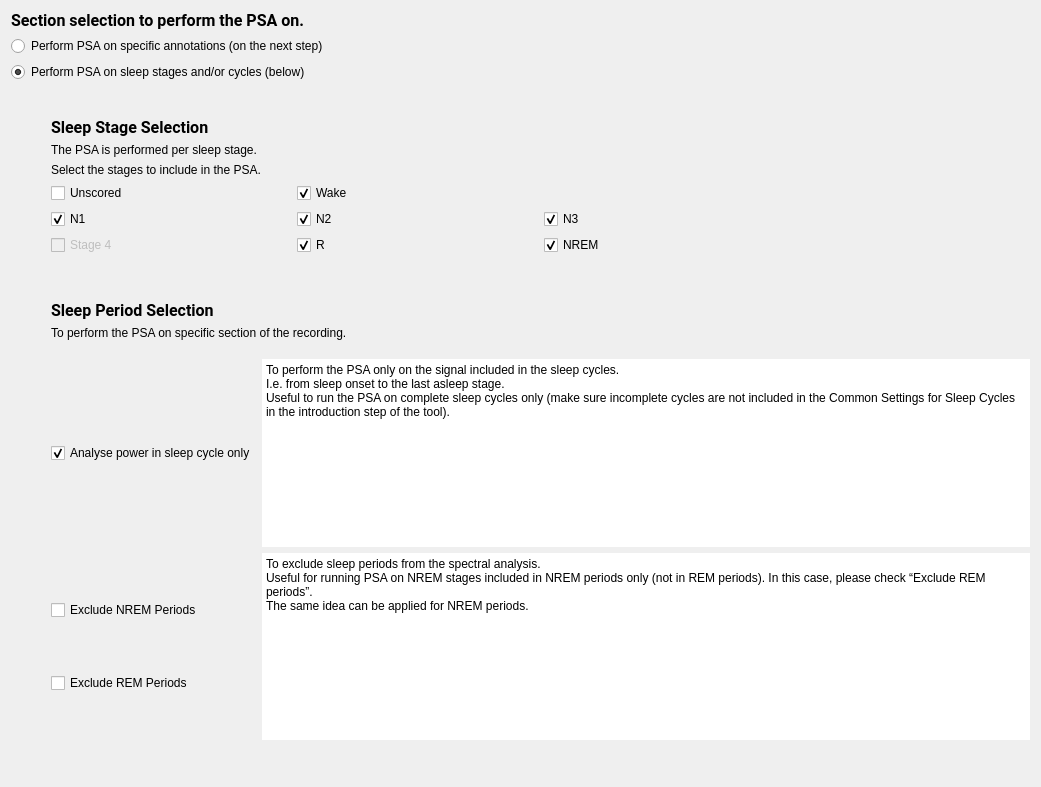
<?xml version="1.0" encoding="UTF-8"?>
<ui version="4.0">
 <class>SelectionStep</class>
 <widget class="QWidget" name="SelectionStep">
  <property name="geometry">
   <rect>
    <x>0</x>
    <y>0</y>
    <width>1041</width>
    <height>787</height>
   </rect>
  </property>
  <property name="windowTitle">
   <string/>
  </property>
  <property name="toolTip">
   <string/>
  </property>
  <property name="styleSheet">
   <string>font: 12pt &quot;Roboto&quot;;</string>
  </property>
  <layout class="QVBoxLayout" name="verticalLayout_4">
   <item>
    <widget class="QLabel" name="label">
     <property name="font">
      <font>
       <family>Roboto</family>
       <pointsize>12</pointsize>
       <italic>false</italic>
       <bold>false</bold>
      </font>
     </property>
     <property name="text">
      <string>&lt;html&gt;&lt;head/&gt;&lt;body&gt;&lt;p&gt;&lt;span style=&quot; font-weight:600;&quot;&gt;Section selection to perform the PSA on. &lt;/span&gt;&lt;/p&gt;&lt;/body&gt;&lt;/html&gt;</string>
     </property>
    </widget>
   </item>
   <item>
    <widget class="QRadioButton" name="radioButton_annotations">
     <property name="text">
      <string>Perform PSA on specific annotations (on the next step)</string>
     </property>
    </widget>
   </item>
   <item>
    <widget class="QRadioButton" name="radioButton_sleep">
     <property name="text">
      <string>Perform PSA on sleep stages and/or cycles (below)</string>
     </property>
     <property name="checked">
      <bool>true</bool>
     </property>
    </widget>
   </item>
   <item>
    <spacer name="verticalSpacer">
     <property name="orientation">
      <enum>Qt::Orientation::Vertical</enum>
     </property>
     <property name="sizeType">
      <enum>QSizePolicy::Policy::Fixed</enum>
     </property>
     <property name="sizeHint" stdset="0">
      <size>
       <width>20</width>
       <height>30</height>
      </size>
     </property>
    </spacer>
   </item>
   <item>
    <layout class="QHBoxLayout" name="horizontalLayout">
     <item>
      <spacer name="horizontalSpacer">
       <property name="orientation">
        <enum>Qt::Orientation::Horizontal</enum>
       </property>
       <property name="sizeType">
        <enum>QSizePolicy::Policy::Minimum</enum>
       </property>
       <property name="sizeHint" stdset="0">
        <size>
         <width>40</width>
         <height>20</height>
        </size>
       </property>
      </spacer>
     </item>
     <item>
      <layout class="QVBoxLayout" name="verticalLayout_3">
       <item>
        <layout class="QVBoxLayout" name="verticalLayout">
         <item>
          <widget class="QLabel" name="label_5">
           <property name="font">
            <font>
             <family>Roboto</family>
             <pointsize>12</pointsize>
             <italic>false</italic>
             <bold>false</bold>
            </font>
           </property>
           <property name="text">
            <string>&lt;html&gt;&lt;head/&gt;&lt;body&gt;&lt;p&gt;&lt;span style=&quot; font-weight:600;&quot;&gt;Sleep Stage Selection&lt;/span&gt;&lt;/p&gt;&lt;/body&gt;&lt;/html&gt;</string>
           </property>
          </widget>
         </item>
         <item>
          <widget class="QLabel" name="label_3">
           <property name="text">
            <string>The PSA is performed per sleep stage.</string>
           </property>
          </widget>
         </item>
         <item>
          <widget class="QLabel" name="label_2">
           <property name="text">
            <string>Select the stages to include in the PSA.</string>
           </property>
          </widget>
         </item>
         <item>
          <layout class="QGridLayout" name="gridLayout">
           <item row="0" column="0">
            <widget class="QCheckBox" name="unscored_checkBox">
             <property name="minimumSize">
              <size>
               <width>70</width>
               <height>0</height>
              </size>
             </property>
             <property name="toolTip">
              <string>Check to perform the PSA on signal unscored.  PSG recording without sleep staging will be marked &quot;unscored&quot;.</string>
             </property>
             <property name="text">
              <string>Unscored</string>
             </property>
            </widget>
           </item>
           <item row="1" column="0">
            <widget class="QCheckBox" name="n1_checkBox">
             <property name="toolTip">
              <string>Check to perform the PSA on signal scored N1.</string>
             </property>
             <property name="text">
              <string>N1</string>
             </property>
             <property name="checked">
              <bool>true</bool>
             </property>
            </widget>
           </item>
           <item row="2" column="1">
            <widget class="QCheckBox" name="r_checkBox">
             <property name="minimumSize">
              <size>
               <width>70</width>
               <height>0</height>
              </size>
             </property>
             <property name="toolTip">
              <string>Check to perform the PSA on signal scored R (rem).</string>
             </property>
             <property name="text">
              <string>R</string>
             </property>
             <property name="checked">
              <bool>true</bool>
             </property>
            </widget>
           </item>
           <item row="0" column="1">
            <widget class="QCheckBox" name="w_checkBox">
             <property name="minimumSize">
              <size>
               <width>70</width>
               <height>0</height>
              </size>
             </property>
             <property name="toolTip">
              <string>Check to perform the PSA on signal scored awake.</string>
             </property>
             <property name="text">
              <string>Wake</string>
             </property>
             <property name="checked">
              <bool>true</bool>
             </property>
            </widget>
           </item>
           <item row="1" column="2" colspan="2">
            <widget class="QCheckBox" name="n3_checkBox">
             <property name="minimumSize">
              <size>
               <width>70</width>
               <height>0</height>
              </size>
             </property>
             <property name="toolTip">
              <string>Check to perform the PSA on signal scored N3.</string>
             </property>
             <property name="text">
              <string>N3</string>
             </property>
             <property name="checked">
              <bool>true</bool>
             </property>
            </widget>
           </item>
           <item row="1" column="1">
            <widget class="QCheckBox" name="n2_checkBox">
             <property name="minimumSize">
              <size>
               <width>70</width>
               <height>0</height>
              </size>
             </property>
             <property name="toolTip">
              <string>Check to perform the PSA on signal scored N2.</string>
             </property>
             <property name="text">
              <string>N2</string>
             </property>
             <property name="checked">
              <bool>true</bool>
             </property>
            </widget>
           </item>
           <item row="2" column="0">
            <widget class="QCheckBox" name="s4_checkBox">
             <property name="enabled">
              <bool>false</bool>
             </property>
             <property name="toolTip">
              <string>Check to perform the PSA on signal scored Stage 4.</string>
             </property>
             <property name="text">
              <string>Stage 4</string>
             </property>
            </widget>
           </item>
           <item row="2" column="2" colspan="2">
            <widget class="QCheckBox" name="nrem_checkBox">
             <property name="minimumSize">
              <size>
               <width>70</width>
               <height>0</height>
              </size>
             </property>
             <property name="text">
              <string>NREM</string>
             </property>
             <property name="checked">
              <bool>true</bool>
             </property>
            </widget>
           </item>
          </layout>
         </item>
        </layout>
       </item>
       <item>
        <spacer name="verticalSpacer_7">
         <property name="orientation">
          <enum>Qt::Orientation::Vertical</enum>
         </property>
         <property name="sizeType">
          <enum>QSizePolicy::Policy::Fixed</enum>
         </property>
         <property name="sizeHint" stdset="0">
          <size>
           <width>20</width>
           <height>40</height>
          </size>
         </property>
        </spacer>
       </item>
       <item>
        <widget class="QLabel" name="label_4">
         <property name="font">
          <font>
           <family>Roboto</family>
           <pointsize>12</pointsize>
           <italic>false</italic>
           <bold>false</bold>
          </font>
         </property>
         <property name="text">
          <string>&lt;html&gt;&lt;head/&gt;&lt;body&gt;&lt;p&gt;&lt;span style=&quot; font-weight:600;&quot;&gt;Sleep Period Selection&lt;/span&gt;&lt;/p&gt;&lt;/body&gt;&lt;/html&gt;</string>
         </property>
        </widget>
       </item>
       <item>
        <widget class="QLabel" name="label_7">
         <property name="text">
          <string>To perform the PSA on specific section of the recording.</string>
         </property>
        </widget>
       </item>
       <item>
        <spacer name="verticalSpacer_4">
         <property name="orientation">
          <enum>Qt::Orientation::Vertical</enum>
         </property>
         <property name="sizeType">
          <enum>QSizePolicy::Policy::Fixed</enum>
         </property>
         <property name="sizeHint" stdset="0">
          <size>
           <width>20</width>
           <height>13</height>
          </size>
         </property>
        </spacer>
       </item>
       <item>
        <layout class="QGridLayout" name="gridLayout_2">
         <item row="0" column="1">
          <widget class="QPlainTextEdit" name="plainTextEdit">
           <property name="sizePolicy">
            <sizepolicy hsizetype="Expanding" vsizetype="Preferred">
             <horstretch>0</horstretch>
             <verstretch>0</verstretch>
            </sizepolicy>
           </property>
           <property name="minimumSize">
            <size>
             <width>0</width>
             <height>0</height>
            </size>
           </property>
           <property name="maximumSize">
            <size>
             <width>16777215</width>
             <height>16777215</height>
            </size>
           </property>
           <property name="frameShape">
            <enum>QFrame::Shape::NoFrame</enum>
           </property>
           <property name="frameShadow">
            <enum>QFrame::Shadow::Plain</enum>
           </property>
           <property name="lineWidth">
            <number>0</number>
           </property>
           <property name="readOnly">
            <bool>true</bool>
           </property>
           <property name="plainText">
            <string>To perform the PSA only on the signal included in the sleep cycles.
I.e. from sleep onset to the last asleep stage.
Useful to run the PSA on complete sleep cycles only (make sure incomplete cycles are not included in the Common Settings for Sleep Cycles in the introduction step of the tool).</string>
           </property>
          </widget>
         </item>
         <item row="1" column="1">
          <widget class="QPlainTextEdit" name="plainTextEdit_2">
           <property name="sizePolicy">
            <sizepolicy hsizetype="Expanding" vsizetype="Preferred">
             <horstretch>0</horstretch>
             <verstretch>0</verstretch>
            </sizepolicy>
           </property>
           <property name="maximumSize">
            <size>
             <width>16777215</width>
             <height>16777215</height>
            </size>
           </property>
           <property name="frameShape">
            <enum>QFrame::Shape::NoFrame</enum>
           </property>
           <property name="frameShadow">
            <enum>QFrame::Shadow::Plain</enum>
           </property>
           <property name="lineWidth">
            <number>0</number>
           </property>
           <property name="readOnly">
            <bool>true</bool>
           </property>
           <property name="plainText">
            <string>To exclude sleep periods from the spectral analysis.
Useful for running PSA on NREM stages included in NREM periods only (not in REM periods). In this case, please check “Exclude REM periods”.
The same idea can be applied for NREM periods.</string>
           </property>
          </widget>
         </item>
         <item row="0" column="0">
          <widget class="QCheckBox" name="in_cycle_checkBox">
           <property name="enabled">
            <bool>true</bool>
           </property>
           <property name="toolTip">
            <string>Check to perform the PSA only on the signal included in the sleep cycles i.e. from sleep onset to the last asleep stage.</string>
           </property>
           <property name="text">
            <string>Analyse power in sleep cycle only</string>
           </property>
           <property name="checkable">
            <bool>true</bool>
           </property>
           <property name="checked">
            <bool>true</bool>
           </property>
          </widget>
         </item>
         <item row="1" column="0">
          <layout class="QVBoxLayout" name="verticalLayout_2">
           <item>
            <widget class="QCheckBox" name="excl_nremp_checkBox">
             <property name="minimumSize">
              <size>
               <width>0</width>
               <height>0</height>
              </size>
             </property>
             <property name="maximumSize">
              <size>
               <width>300</width>
               <height>16777215</height>
              </size>
             </property>
             <property name="toolTip">
              <string>Check to exclude NREM periods from the Power Spectral Analysis.</string>
             </property>
             <property name="text">
              <string>Exclude NREM Periods</string>
             </property>
            </widget>
           </item>
           <item>
            <widget class="QCheckBox" name="excl_remp_checkBox">
             <property name="toolTip">
              <string>Check to exclude REM periods from the Power Spectral Analysis.</string>
             </property>
             <property name="text">
              <string>Exclude REM Periods</string>
             </property>
            </widget>
           </item>
          </layout>
         </item>
         <item row="2" column="1">
          <spacer name="verticalSpacer_2">
           <property name="orientation">
            <enum>Qt::Orientation::Vertical</enum>
           </property>
           <property name="sizeHint" stdset="0">
            <size>
             <width>20</width>
             <height>40</height>
            </size>
           </property>
          </spacer>
         </item>
        </layout>
       </item>
      </layout>
     </item>
    </layout>
   </item>
  </layout>
 </widget>
 <resources>
  <include location="../../../../../snooz-toolbox/src/main/python/ui/themes/themes.qrc"/>
 </resources>
 <connections>
  <connection>
   <sender>radioButton_annotations</sender>
   <signal>clicked()</signal>
   <receiver>SelectionStep</receiver>
   <slot>update_section_selection_slot()</slot>
   <hints>
    <hint type="sourcelabel">
     <x>160</x>
     <y>98</y>
    </hint>
    <hint type="destinationlabel">
     <x>402</x>
     <y>385</y>
    </hint>
   </hints>
  </connection>
  <connection>
   <sender>radioButton_sleep</sender>
   <signal>clicked()</signal>
   <receiver>SelectionStep</receiver>
   <slot>update_section_selection_slot()</slot>
   <hints>
    <hint type="sourcelabel">
     <x>145</x>
     <y>68</y>
    </hint>
    <hint type="destinationlabel">
     <x>402</x>
     <y>385</y>
    </hint>
   </hints>
  </connection>
  <connection>
   <sender>nrem_checkBox</sender>
   <signal>clicked()</signal>
   <receiver>SelectionStep</receiver>
   <slot>NREM_checkbox_slot()</slot>
   <hints>
    <hint type="sourcelabel">
     <x>450</x>
     <y>233</y>
    </hint>
    <hint type="destinationlabel">
     <x>295</x>
     <y>300</y>
    </hint>
   </hints>
  </connection>
  <connection>
   <sender>excl_nremp_checkBox</sender>
   <signal>clicked()</signal>
   <receiver>SelectionStep</receiver>
   <slot>NREM_stages_and_periods_slot()</slot>
   <hints>
    <hint type="sourcelabel">
     <x>187</x>
     <y>635</y>
    </hint>
    <hint type="destinationlabel">
     <x>520</x>
     <y>393</y>
    </hint>
   </hints>
  </connection>
  <connection>
   <sender>excl_remp_checkBox</sender>
   <signal>clicked()</signal>
   <receiver>SelectionStep</receiver>
   <slot>REM_stages_and_periods_slot()</slot>
   <hints>
    <hint type="sourcelabel">
     <x>187</x>
     <y>701</y>
    </hint>
    <hint type="destinationlabel">
     <x>520</x>
     <y>393</y>
    </hint>
   </hints>
  </connection>
  <connection>
   <sender>n2_checkBox</sender>
   <signal>clicked()</signal>
   <receiver>SelectionStep</receiver>
   <slot>NREM_stages_and_periods_slot()</slot>
   <hints>
    <hint type="sourcelabel">
     <x>421</x>
     <y>247</y>
    </hint>
    <hint type="destinationlabel">
     <x>520</x>
     <y>393</y>
    </hint>
   </hints>
  </connection>
  <connection>
   <sender>n3_checkBox</sender>
   <signal>clicked()</signal>
   <receiver>SelectionStep</receiver>
   <slot>NREM_stages_and_periods_slot()</slot>
   <hints>
    <hint type="sourcelabel">
     <x>787</x>
     <y>247</y>
    </hint>
    <hint type="destinationlabel">
     <x>520</x>
     <y>393</y>
    </hint>
   </hints>
  </connection>
  <connection>
   <sender>nrem_checkBox</sender>
   <signal>clicked()</signal>
   <receiver>SelectionStep</receiver>
   <slot>NREM_stages_and_periods_slot()</slot>
   <hints>
    <hint type="sourcelabel">
     <x>787</x>
     <y>276</y>
    </hint>
    <hint type="destinationlabel">
     <x>520</x>
     <y>393</y>
    </hint>
   </hints>
  </connection>
  <connection>
   <sender>r_checkBox</sender>
   <signal>clicked()</signal>
   <receiver>SelectionStep</receiver>
   <slot>REM_stages_and_periods_slot()</slot>
   <hints>
    <hint type="sourcelabel">
     <x>421</x>
     <y>276</y>
    </hint>
    <hint type="destinationlabel">
     <x>520</x>
     <y>393</y>
    </hint>
   </hints>
  </connection>
 </connections>
 <slots>
  <slot>update_section_selection_slot()</slot>
  <slot>NREM_checkbox_slot()</slot>
  <slot>NREM_stages_and_periods_slot()</slot>
  <slot>REM_stages_and_periods_slot()</slot>
 </slots>
</ui>
